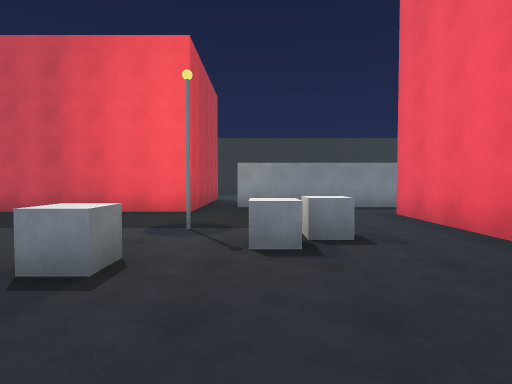
View 1 (above)

17 first-person views from a walk through a Unity game level. The camera is 1.4 m above the floor, tilts 2° down and sees 80° across. The floor is counted in squares, 2 m on a side. Each view is taken from the middle of a square. On the plan, view 1 faces up. The plan holds only what a view shows up to about 10 squares ahead; the rest is blank. The player is left out.

View 2
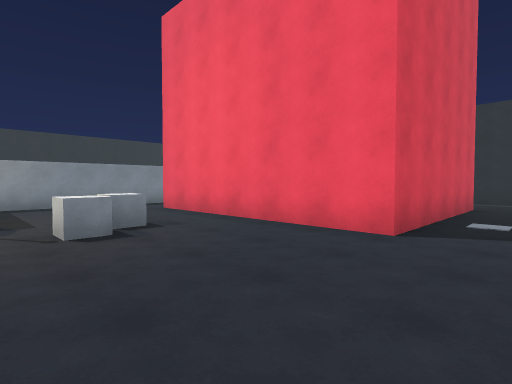

View 3
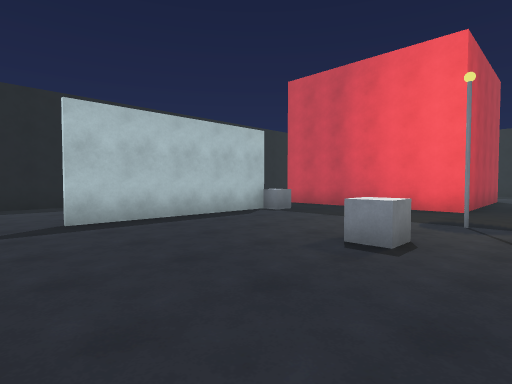

View 4
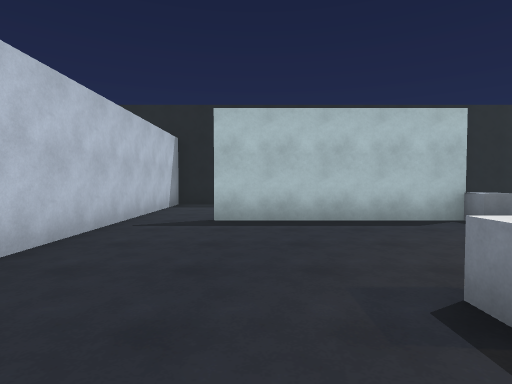

View 5
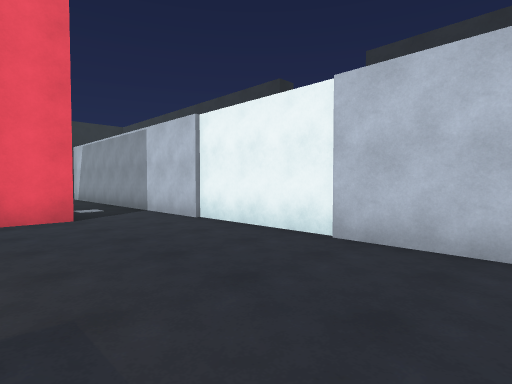

View 6
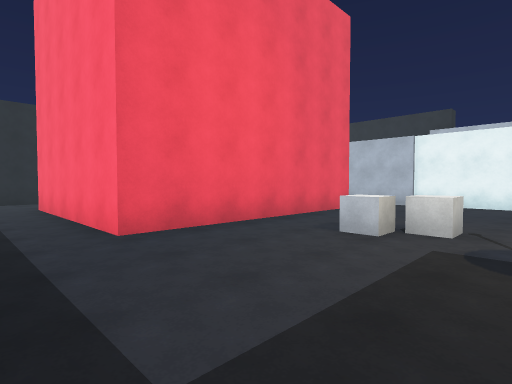

View 7
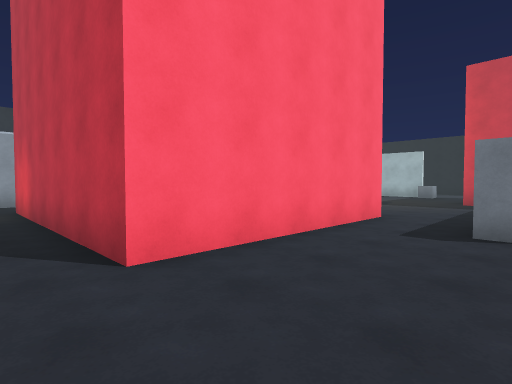

View 8
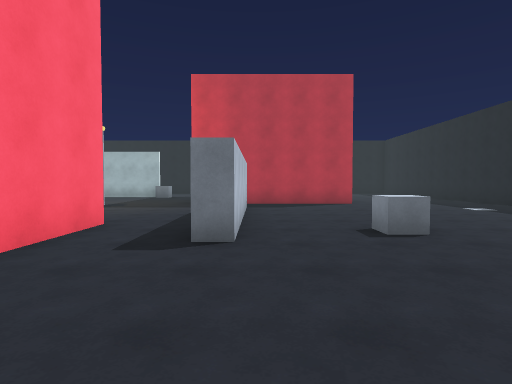

View 9
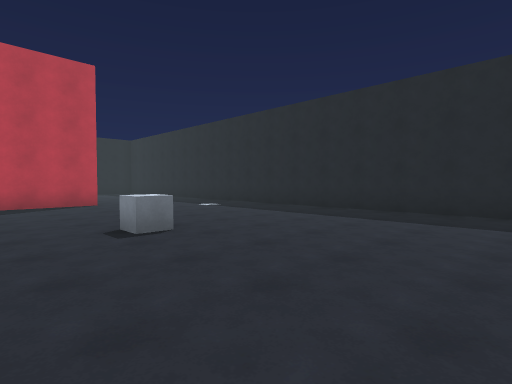

View 10
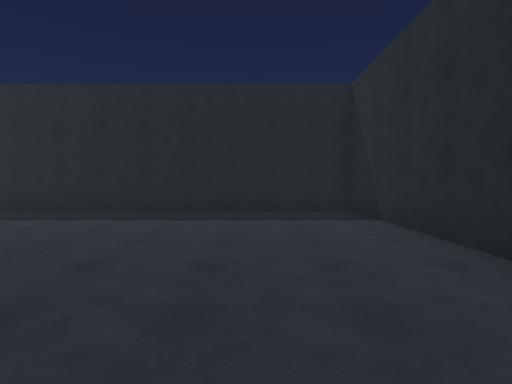

View 11
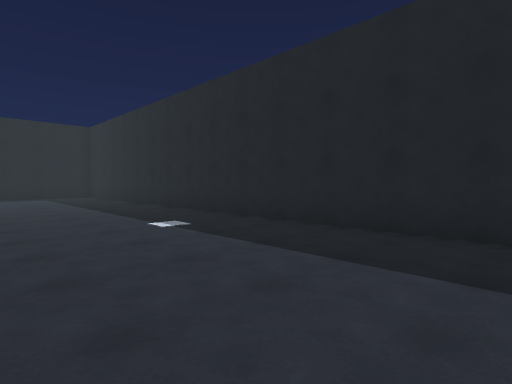

View 12
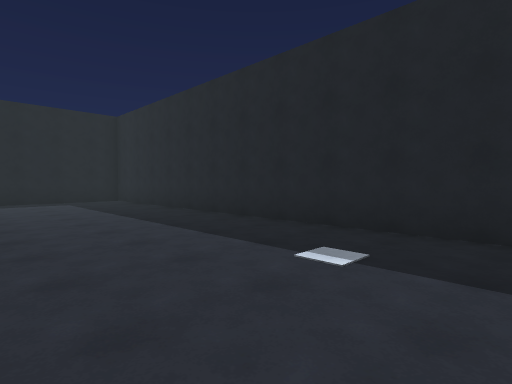

View 13
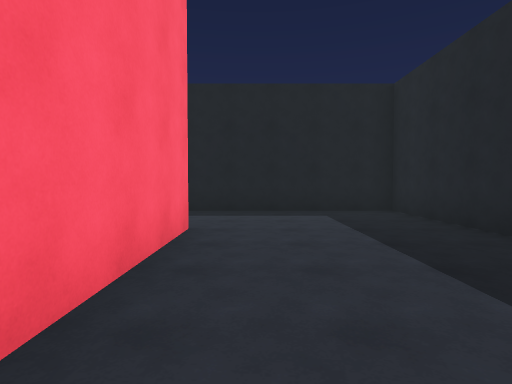

View 14
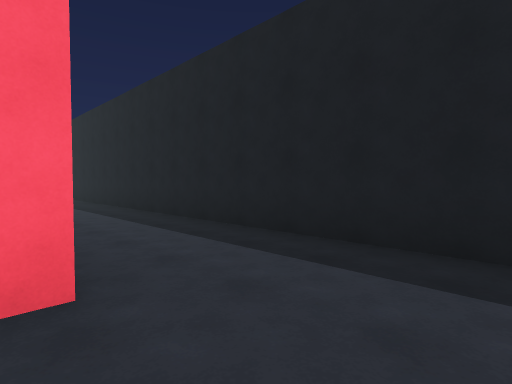

View 15
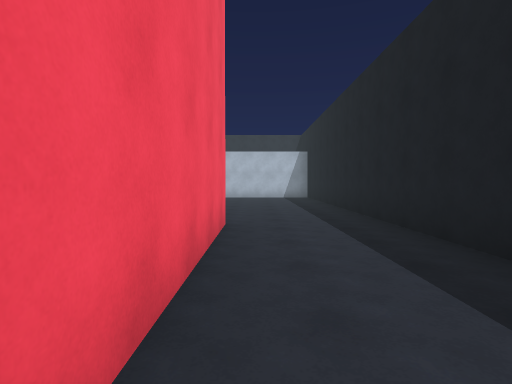

View 16
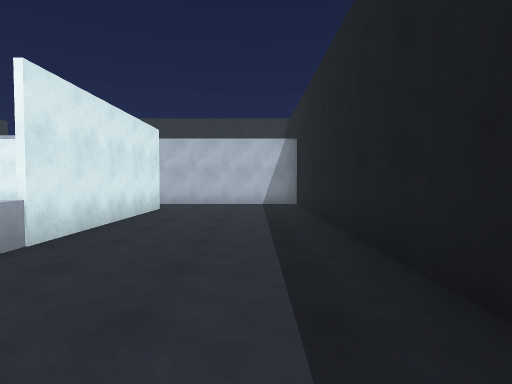

View 17
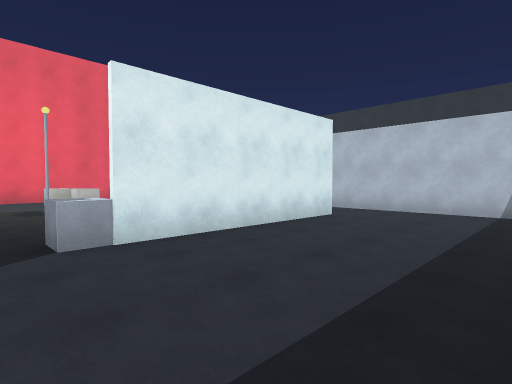

### Floor plan
Ten units are one square. View 1 is at (0, 0); x grows to the right and y downward. Boxes are objects, and circles mark ways between rooms. Rooms are numbered by the first view taken in them; rooms with no view inside come last. Other rooms are left out.
<svg viewBox="-98 -168 206 187">
<path fill="none" stroke="#000" d="M40 -82 -5 -82M-15 -85 -15 -70 -62 -70M80 -65 80 -5 30 -5 30 -65 45 -65M-54 -45 -54 -2M-56 14 81 14M103 -60 103 -71M103 1 103 -9M-15 -121 -15 -85M1 -88 45 -88 45 -82M45 -65 80 -65M-66 -120 -31 -120M-65 -70 -65 -115M103 -116 103 -163 -93 -163 -93 14 -56 14M-56 -1 -56 -46"/>
<rect x="-55" y="-55" width="10" height="10" fill="#bbb"><title>other object</title></rect>
<rect x="-15" y="-25" width="10" height="10" fill="#bbb"><title>other object</title></rect>
<rect x="-15" y="-45" width="10" height="10" fill="#bbb"><title>other object</title></rect>
<rect x="-5" y="-45" width="10" height="20" fill="#bbb"><title>other object</title></rect>
<rect x="5" y="-45" width="10" height="10" fill="#bbb"><title>other object</title></rect>
<rect x="35" y="-115" width="10" height="10" fill="#bbb"><title>other object</title></rect>
<circle cx="-10" cy="-80" r="3" fill="#2a7"/>
<circle cx="-50" cy="-55" r="3" fill="#2a7"/>
<circle cx="-50" cy="5" r="3" fill="#2a7"/>
<circle cx="35" cy="-70" r="3" fill="#2a7"/>
<circle cx="95" cy="-65" r="3" fill="#2a7"/>
<text x="20" y="-30">1</text>
<text x="0" y="-110">2</text>
</svg>
Room 1 opens to room 2.

Where each view was taken, in squares from view 1:
view 1: 0 up, 0 right, facing up
view 2: 1 down, 1 left, facing up-right
view 3: 1 down, 0 right, facing up-left
view 4: 1 up, 0 right, facing left
view 5: 2 up, 3 left, facing down-right
view 6: 8 up, 1 left, facing down-right
view 7: 9 up, 9 right, facing down-left
view 8: 9 up, 8 right, facing left
view 9: 9 up, 8 right, facing up-left
view 10: 9 up, 8 right, facing up
view 11: 12 up, 5 right, facing up-left
view 12: 12 up, 2 right, facing up-left
view 13: 13 up, 2 left, facing left
view 14: 14 up, 6 left, facing down-left
view 15: 12 up, 7 left, facing down
view 16: 8 up, 8 left, facing down
view 17: 6 up, 9 left, facing down-right
